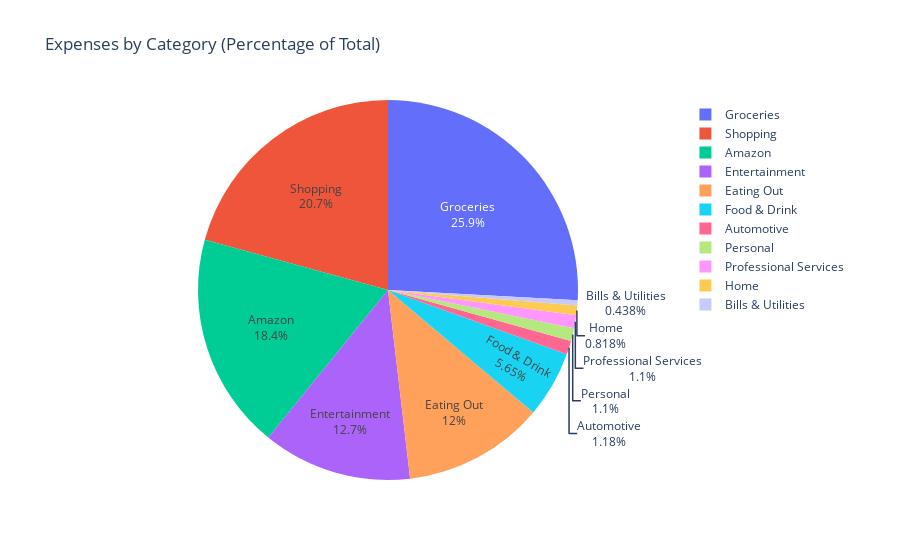

Notebook code for this chart:
### Code cell
charts['pie_exp'] = px.pie(
    pie_data_expense,
    values='amount',
    names='auto_category',
    title='Expenses by Category (Percentage of Total)'
)
charts['pie_exp'].update_traces(textinfo='percent+label')  # Show percent and label on slices
display(charts['pie_exp'])

### Figure 1 — Plotly figure (JSON) as saved in the notebook; plotly's stock layout.template omitted (floating-point values rounded to 4 significant figures)
{"data": [{"domain": {"x": [0, 1], "y": [0, 1]}, "hovertemplate": "auto_category=%{label}<br>amount=%{value}<extra></extra>", "labels": ["Amazon", "Automotive", "Bills & Utilities", "Eating Out", "Entertainment", "Food & Drink", "Groceries", "Home", "Personal", "Professional Services", "Shopping"], "legendgroup": "", "name": "", "showlegend": true, "textinfo": "percent+label", "type": "pie", "values": [252, 16.16, 5.99, 164.2, 174, 77.34, 354.1, 11.2, 15, 14.99, 283.9]}], "layout": {"legend": {"tracegroupgap": 0}, "title": {"text": "Expenses by Category (Percentage of Total)"}}}
